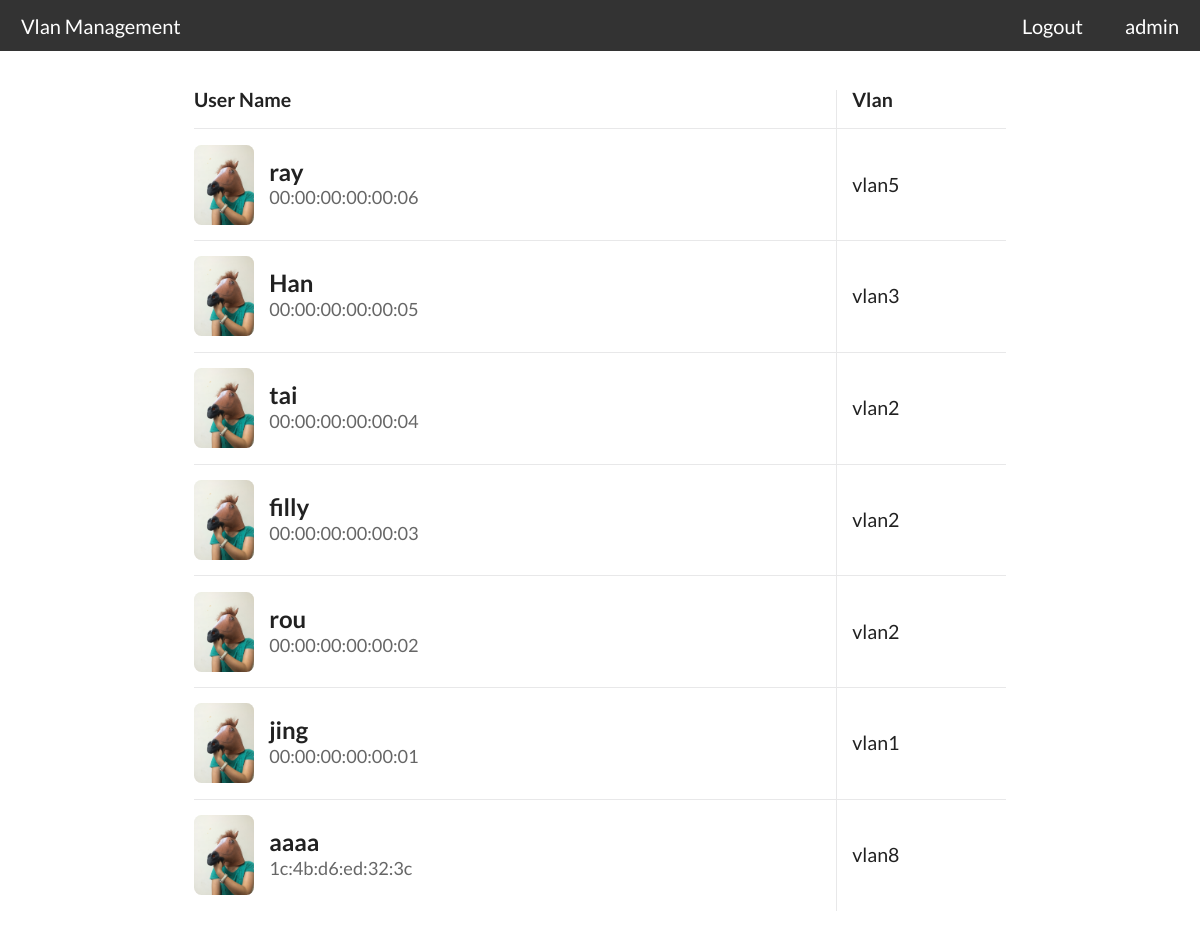
The app's page /vlan_admin/ (signed in), older data.
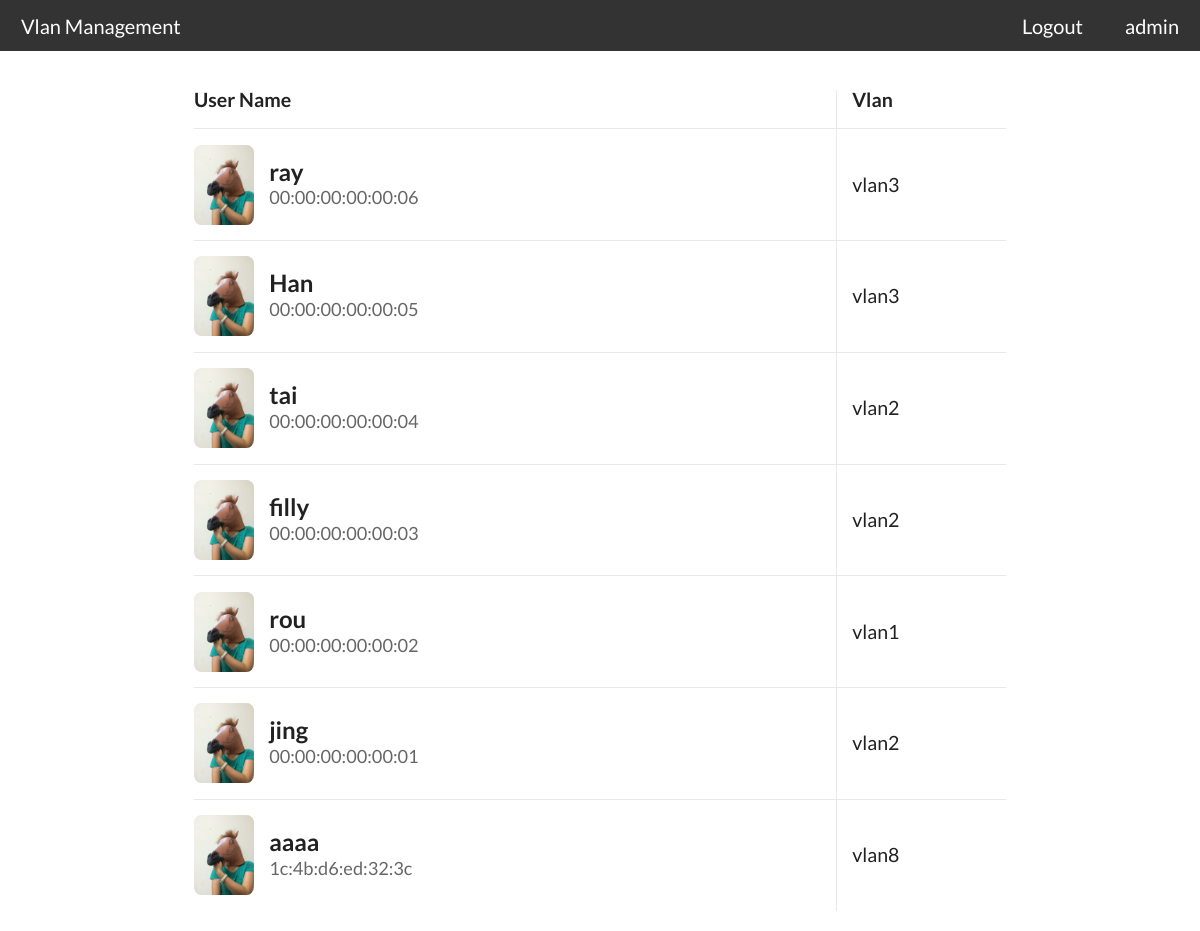
The same page, newer data.
### controller/models.py (models this page shows)
class Usertable(models.Model):
	name = models.CharField(max_length=255)
	address = models.CharField(max_length=20)
	vlan = models.CharField(max_length=20)
	def __str__(self):
		return self.name

### controller/views.py (the view, shortened to what this page needs)
# urls.py: url(r'^vlan_admin/$',login_required(vlan_admin)),
def vlan_admin(request):
	users = Usertable.objects.all()
	vlan_list = ["1", "2", "3", "4", "5", "6", "7", "8"]
	if request.method == 'GET':
		print('GET')
		vtable = {}
		for u in users:
			vtable.update({ u.address : u.vlan })
		print(vtable)
		data = vtable_trans(vtable)
		sock = socket.socket(socket.AF_UNIX, socket.SOCK_DGRAM)
		try:
			sock.connect(SOCKFILE)
			sock.sendall(bytes(data, 'UTF-8'))
		except Exception as ex:
			print(ex)
			print("connet error")
		return render_to_response('vlan_admin.html', RequestContext(request,locals()))

### controller/views.py (called while the page is built)
def vtable_trans(vtable):
	i = 1
	data = '{'
	for key, value in vtable.items():
		if i != len(vtable):
			data = data+'\"'+key+'\":\"'+value+'\",'
		else:
			data = data+'\"'+key+'\":\"'+value+'\"'
		i+=1
	data = data+'}'
	return data

### controller/templates/vlan_admin.html (shortened to what this page needs)
{% load static %}
{% load extras %}
<!DOCTYPE html>
<html>
<head>
	<link rel="stylesheet" type="text/css" href="{% static "semantic.min.css" %}">
	<link rel="stylesheet" type="text/css" href="{% static "vlan.css" %}">
</head>
<body>
<ul class="navbar">
  <li class="main">Vlan Management</li>
  <li><a class="user" href="#User">{{ request.user }}</a></li>
  <li><a class="user" href="accounts/logout/">Logout</a></li>
</ul>
<div class="member" style="margin-top: 70px;padding: 20px;">
	<table class="ui very basic collapsing celled table">
		<thead>
			<tr>
			<th>User Name</th>
			<th>Vlan</th>
			</tr>
		</thead>
		<tbody>
			{% for user in users %}
			<tr>
				<td class="ChangeVlan" id="{{ user }}">
					<h4 class="ui image header">
						<img src="{% static "ray.jpg" %}" class="ui rounded image">
						<div class="content">
							<div class="name">
							{{ user }}
							</div>
							<div class="sub header">{{ user.address }}
							</div>
						</div>
					</h4>
				</td>
				<td>
					vlan{{ user.vlan }}
				</td>
			</tr>
			{% endfor %}
		</tbody>
	</table>
</div>
</body>
</html>

Row changes from the older to the newer data that the page shows:
changed Usertable "ray": vlan "5" → "3"
changed Usertable "rou": vlan "2" → "1"
changed Usertable "jing": vlan "1" → "2"
